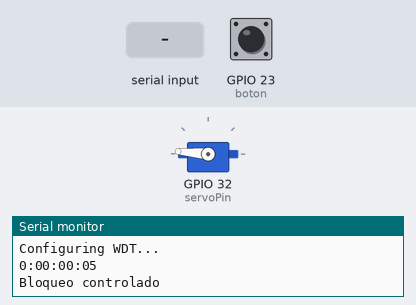
The sketch below on a simulated ESP32. On the bench: servo, the last lines printed to the serial monitor. The inputs (shaded band) are chosen by the test bench; at power-on: GPIO 23 (boton) LOW. Nothing arrives over Bluetooth unless stated.

Above: at 7.0 s.
7.1 s: "B*" received over Serial
At 7.7 s:
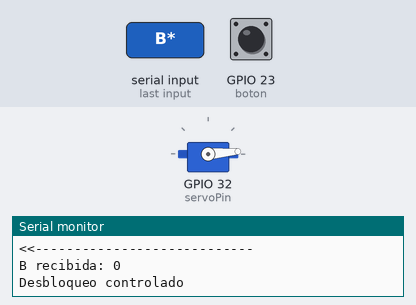
8.6 s: "A*" received over the second serial link
At 9.05 s:
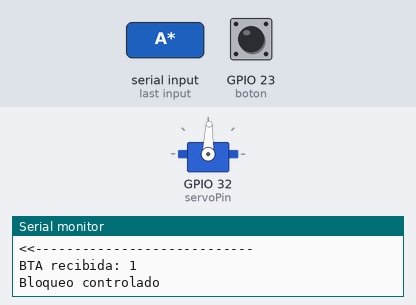
Timing chart, 0 to 22.3 s (numbered marks = the images above; inputs shaded):
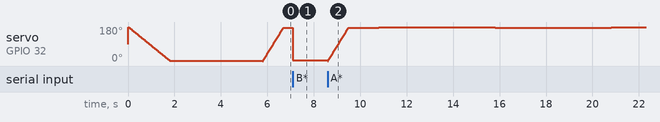

The sketch:

servoBluetooth.ino
```cpp
#include <esp_wifi.h>
#include <esp_now.h>
#include <WiFi.h>
#include <Wire.h>
#include "BluetoothSerial.h"
#include <ESP32Servo.h>
#include <Adafruit_PWMServoDriver.h>
#include <esp_task_wdt.h>

#if !defined(CONFIG_BT_ENABLED) || !defined(CONFIG_BLUEDROID_ENABLED)
#error Bluetooth is not enabled! Please run `make menuconfig` to and enable it
#endif

BluetoothSerial SerialBT;
Servo myservo;  // create servo object to control a servo

int pos = 0;    // variable to store the servo position, Recommended PWM GPIO pins on the ESP32 include 2,4,12-19,21-23,25-27,32-33
int servoPin = 32;
#define boton 23
#define WDT_TIMEOUT 3
uint8_t servonum = 0;

bool block=false;

bool bypasss=false;
bool adentro=true;
bool afuera=false;
bool pulse=true;
long cycle=0;
long timeToSend=0;
long timeMaster=0;
int countBypass=0;
bool change=false;
volatile bool presionado=false;
String mensaje="";
char variable[2]="";
String valor="";
bool modoManual=false;
bool master=false;
long x;
const int timeThreshold = 200;
long startTime = 0;
long day = 86400000; // 86400000 milliseconds in a day
long hour = 3600000; // 3600000 milliseconds in an hour
long minute = 60000; // 60000 milliseconds in a minute
long second =  1000; // 1000 milliseconds in a second
long printHour=0;

void setup()
{
  Serial.begin(115200);
  SerialBT.begin("pin1c"); //Bluetooth device name
  Serial.println("The device started, now you can pair it with bluetooth!");
  pinMode(boton,INPUT);
  myservo.setPeriodHertz(50);    // standard 50 hz servo
  myservo.attach(servoPin, 900, 2100); // attaches the servo on pin 18 to the servo object
  // using default min/max of 1000us and 2000us
  // different servos may require different min/max settings
  // for an accurate 0 to 180 sweep
  Serial.println("Desbloqueando...");
  for( int angle =180; angle>0; angle -=1)
  {
    delay(10);
    myservo.write(angle);
  }
  //desplazamiento(myservo,0,10,1);
  delay(4000);
  Serial.println("Configuring WDT...");
  esp_task_wdt_init(WDT_TIMEOUT, true); //enable panic so ESP32 restarts
  esp_task_wdt_add(NULL); //add current thread to WDT watch
  block=true;
}

void loop()
{
  if(printHour<millis())
  {
    if(pulse)
    {
      pulse=false;
    }
    else
    {
      pulse=true;
    }
    time();
    printHour=millis()+5000;
  }
  esp_task_wdt_reset();
  if(digitalRead(boton))
  {
    x++;
    presionado=true;
  }
  if(presionado)
  {
    SerialBT.println("Z");
    Serial.println("boton presionado");
    Serial.println(x);
    presionado=false;
    delay(500);
  }
  if (Serial.available())
  {
    mensaje=Serial.readStringUntil('*');
    Serial.println("datos recibidos: "+String(mensaje));
    String controlVariable=mensaje.substring(0,1);
    controlVariable.toCharArray(variable,2);
    valor=mensaje.substring(1);
    switch (variable[0])
    {
      case 'A':
        Serial.println("<<----------------------------");
        Serial.print("A recibida: ");
        SerialBT.println("A*");
        block=true;
        digitalWrite(27,HIGH);
        Serial.println(block);
        break;
      case 'B':     //pass
        Serial.println("<<----------------------------");
        Serial.print("B recibida: ");
        SerialBT.println("B*");
        block=false;
        digitalWrite(27,LOW);
        Serial.println(block);
        break;
      case 'C':     //pass
        Serial.println("<<----------------------------");
        Serial.print("C recibida: ");
        Serial.println(valor);
        if(valor=="1"){modoManual=true;Serial.println("Modo manual activado");}
        if(valor=="0"){modoManual=false;Serial.println("Modo manual desactivado");}
        Serial.println();
        break;
      case 'D':
        Serial.println("<<----------------------------");
        Serial.print("D recibida: ");
        Serial.println(x);
        x++;
        Serial.println(x);
        Serial.println();
        break;
      case 'E':
        Serial.println("<<----------------------------");
        Serial.print("E recibida: ");
        //pwm.reset();
        break;
      case 'F':
        Serial.println("<<----------------------------");
        Serial.print("F recibida: ");
        //pwm.wakeup();
        break;
      default:
        Serial.println("variable desconocida");
      break;
   }
  }
  if (SerialBT.available())
  {
    mensaje=SerialBT.readStringUntil('*');
    Serial.println("datos recibidos: "+String(mensaje));
    String controlVariable=mensaje.substring(0,1);
    controlVariable.toCharArray(variable,2);
    valor=mensaje.substring(1);
    switch (variable[0])
    {
      case 'A':
        Serial.println("<<----------------------------");
        Serial.print("BTA recibida: ");
        block=true;
        digitalWrite(27,HIGH);
        Serial.println(block);
        break;
      case 'B':     //pass
        Serial.println("<<----------------------------");
        Serial.print("BTB recibida: ");
        block=false;
        digitalWrite(27,LOW);
        Serial.println(block);
        break;
      case 'C':     //pass
        Serial.println("<<----------------------------");
        Serial.print("BTC recibida: ");
        Serial.println(valor);
        if(valor=="1"){modoManual=true;Serial.println("Modo manual activado");}
        if(valor=="0"){modoManual=false;Serial.println("Modo manual desactivado");}
        Serial.println();
        break;
      case 'D':
        Serial.println("<<----------------------------");
        Serial.print("BTD recibida: ");
        Serial.println(x);
        x++;
        Serial.println(x);
        Serial.println();
        break;
      default:
        Serial.println("BTvariable desconocida");
      break;
  }
  }
  if(block)
  {
    if(afuera)
    {
      if(pulse)
      {
        myservo.write(180);
      }
      else
      {
        myservo.write(175);
      }
    }
    else
    {
      Serial.println("Bloqueo controlado");
      for( int angle =0; angle<181; angle +=1)
      {
        delay(5);
        myservo.write(angle);
      }
      afuera=true;
      adentro=false;
    }
  }
  else
  {
    if(adentro)
    {
      if(pulse)
      {
        myservo.write(0);
      }
      else
      {
        myservo.write(5);
      }
    }
    else
    {
      Serial.println("Desbloqueo controlado");
      for( int angle =180; angle>0; angle -=1)
      {
        //delay(10);
        myservo.write(angle);
      }
      afuera=false;
      adentro=true;
    }
  }
}
/*
int angleToPulse(int ang)
{
   int pulse = map(ang,0, 180, SERVOMIN,SERVOMAX);// map angle of 0 to 180 to Servo min and Servo max
   return pulse;
}*/

void escucharGolpes()
{
  if(millis() - startTime > timeThreshold)
  {
    x++;
    presionado=true;
    startTime = millis();
  }
}

void time()
{
long timeNow = millis();

int days = timeNow / day ;                                //number of days
int hours = (timeNow % day) / hour;                       //the remainder from days division (in milliseconds) divided by hours, this gives the full hours
int minutes = ((timeNow % day) % hour) / minute ;         //and so on...
int seconds = (((timeNow % day) % hour) % minute) / second;

 // digital clock display of current time
 Serial.print(days,DEC);
 printDigits(hours);
 printDigits(minutes);
 printDigits(seconds);
 Serial.println();

}

void printDigits(byte digits)
{
 // utility function for digital clock display: prints colon and leading 0
 Serial.print(":");
 if(digits < 10)
   Serial.print('0');
 Serial.print(digits,DEC);
}

void desplazamiento(Servo &myServo,int pos,int paso,bool serial)
{
  int posActual=myServo.read(); // leemos el angulo que tiene el servo
  int sentido= posActual-pos;   // calculamos el sentido de giro
  if(serial)Serial.println("Posicion actual   : "+ String(posActual));
  if(serial)Serial.println("Posicion siguiente: "+ String(pos));
  if(sentido>0)                // cuando vamos a un angulo menor
  {
    if(serial)Serial.println("Rotacion hacia angulo menor");
    for (;posActual>pos; posActual-=1)
    {
      //Serial.print(posActual);
      myServo.write(posActual);
      delay(paso);
    }
  }
  else if(sentido<0)                // cuando vamos a un angulo mayor
  {
    if(serial)Serial.println("Rotacion hacia angulo mayor");
    for (;posActual<pos; posActual+=1)
    {
      //Serial.print(posActual);
      myServo.write(posActual);
      delay(paso);
    }
  }
  else{ if(serial)Serial.println("sin movimiento");}//*/
  if(serial)Serial.println("Posicion alcanzada: "+ String(myServo.read()));
}
```

Measured:
- after the input at 7.1 s, servo on GPIO 32 (servoPin): 175° → 5° at once
